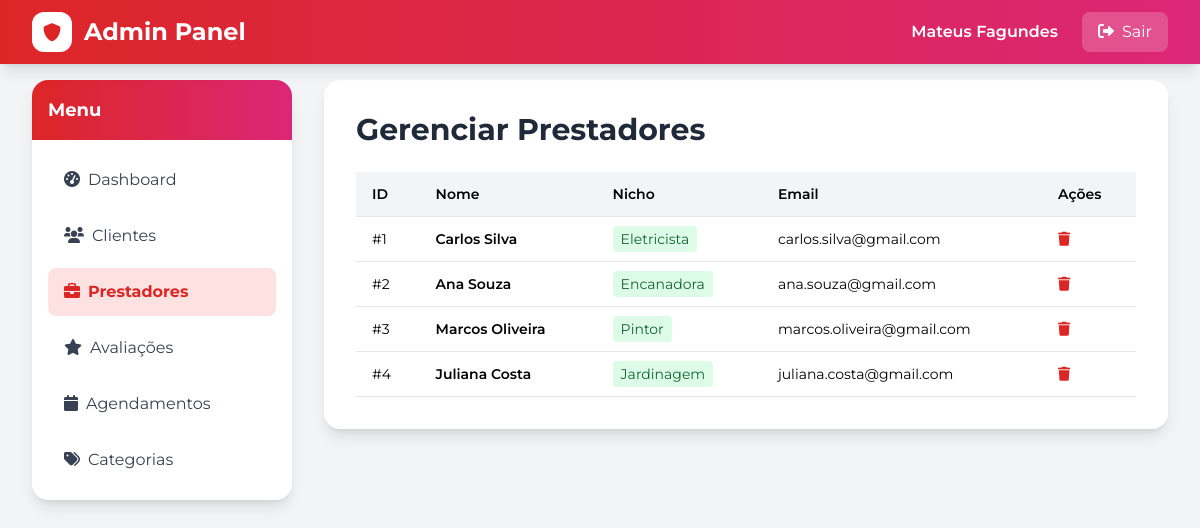
Screenshot of /pags/adm.php?aba=prestadores (signed in) with the database file from the repository.
### tables this page shows
CREATE TABLE IF NOT EXISTS `prestadores` (
    `id` INT AUTO_INCREMENT PRIMARY KEY,
    `nome` VARCHAR(255) NOT NULL,
    `email` VARCHAR(255) NOT NULL UNIQUE,
    `senha` VARCHAR(255) NOT NULL,
    `telefone` VARCHAR(20),
    `endereco` VARCHAR(255),
    `nicho` VARCHAR(255),  
    `categoria_id` INT DEFAULT NULL,
    `horario_inicio` TIME DEFAULT '08:00:00',
    `horario_fim` TIME DEFAULT '18:00:00',
    `descricao` TEXT,
    `foto` VARCHAR(255),
    `criado_em` TIMESTAMP DEFAULT CURRENT_TIMESTAMP
);

### pags/adm.php (the view, shortened to what this page needs)
    <?php
include 'connection.php';
$aba = $_GET['aba'] ?? 'dashboard';
$clientes_total = $conn->query("SELECT COUNT(*) as total FROM clientes")->fetch_assoc()['total'];
$prestadores_total = $conn->query("SELECT COUNT(*) as total FROM prestadores")->fetch_assoc()['total'];
$avaliacoes_total = $conn->query("SELECT COUNT(*) as total FROM avaliacoes")->fetch_assoc()['total'];
$agendamentos_total = $conn->query("SELECT COUNT(*) as total FROM agendamentos")->fetch_assoc()['total'];
?>
<!DOCTYPE html>
<html lang="pt-br">
<head>
    <script src="https://cdn.tailwindcss.com"></script>
    <link href="https://cdnjs.cloudflare.com/ajax/libs/font-awesome/6.0.0/css/all.min.css" rel="stylesheet">
</head>
<body class="bg-gray-100 min-h-screen">
    <nav class="bg-gradient-to-r from-red-600 to-pink-600 shadow-lg fixed w-full z-50">
        <div class="max-w-7xl mx-auto px-4 sm:px-6 lg:px-8">
            <div class="flex justify-between h-16 items-center">
                <div class="flex items-center space-x-3">
                    <div class="w-10 h-10 bg-white rounded-xl flex items-center justify-center">
                        <i class="fas fa-shield-alt text-red-600 text-lg"></i>
                    </div>
                    <span class="text-2xl font-bold text-white">Admin Panel</span>
                </div>
                <div class="flex items-center space-x-6">
                    <span class="text-white font-semibold"><?php echo htmlspecialchars($_SESSION['admin_name']); ?></span>
                    <a href="adm.php?logout=1" class="bg-white/20 text-white px-4 py-2 rounded-lg hover:bg-white/30 transition-colors">
                        <i class="fas fa-sign-out-alt mr-2"></i>Sair
                    </a>
                </div>
            </div>
        </div>
    </nav>
    <div class="pt-20 pb-12">
        <div class="max-w-7xl mx-auto px-4 sm:px-6 lg:px-8">
            <div class="grid grid-cols-1 md:grid-cols-4 gap-8">
                <div>
                    <div class="bg-white rounded-2xl shadow-lg overflow-hidden sticky top-24">
                        <div class="bg-gradient-to-r from-red-600 to-pink-600 p-4">
                            <h3 class="text-white font-bold text-lg">Menu</h3>
                        </div>
                        <nav class="p-4 space-y-2">
                            <a href="adm.php?aba=dashboard" class="block px-4 py-3 rounded-lg <?php echo $aba === 'dashboard' ? 'bg-red-100 text-red-600 font-bold' : 'text-gray-700 hover:bg-gray-100'; ?> transition-colors">
                                <i class="fas fa-tachometer-alt mr-2"></i>Dashboard
                            </a>
                            <a href="adm.php?aba=clientes" class="block px-4 py-3 rounded-lg <?php echo $aba === 'clientes' ? 'bg-red-100 text-red-600 font-bold' : 'text-gray-700 hover:bg-gray-100'; ?> transition-colors">
                                <i class="fas fa-users mr-2"></i>Clientes
                            </a>
                            <a href="adm.php?aba=prestadores" class="block px-4 py-3 rounded-lg <?php echo $aba === 'prestadores' ? 'bg-red-100 text-red-600 font-bold' : 'text-gray-700 hover:bg-gray-100'; ?> transition-colors">
                                <i class="fas fa-briefcase mr-2"></i>Prestadores
                            </a>
                            <a href="adm.php?aba=avaliacoes" class="block px-4 py-3 rounded-lg <?php echo $aba === 'avaliacoes' ? 'bg-red-100 text-red-600 font-bold' : 'text-gray-700 hover:bg-gray-100'; ?> transition-colors">
                                <i class="fas fa-star mr-2"></i>Avaliações
                            </a>
                            <a href="adm.php?aba=agendamentos" class="block px-4 py-3 rounded-lg <?php echo $aba === 'agendamentos' ? 'bg-red-100 text-red-600 font-bold' : 'text-gray-700 hover:bg-gray-100'; ?> transition-colors">
                                <i class="fas fa-calendar mr-2"></i>Agendamentos
                            </a>
                            <a href="adm.php?aba=categorias" class="block px-4 py-3 rounded-lg <?php echo $aba === 'categorias' ? 'bg-red-100 text-red-600 font-bold' : 'text-gray-700 hover:bg-gray-100'; ?> transition-colors">
                                <i class="fas fa-tags mr-2"></i>Categorias
                            </a>
                        </nav>
                    </div>
                </div>
                <div class="md:col-span-3">
                    <?php if ($aba === 'dashboard'): ?>
                    <div class="space-y-6">
                        <h1 class="text-4xl font-bold text-gray-800">Dashboard</h1>
                        <div class="grid grid-cols-1 sm:grid-cols-2 lg:grid-cols-4 gap-6">
                            <div class="bg-white rounded-2xl shadow-lg p-6 border-l-4 border-blue-600">
                                <div class="flex items-center justify-between">
                                    <div>
                                        <p class="text-gray-600 font-semibold">Total de Clientes</p>
                                        <p class="text-4xl font-bold text-gray-800 mt-2"><?php echo $clientes_total; ?></p>
                                    </div>
                                    <div class="w-16 h-16 bg-blue-100 rounded-full flex items-center justify-center">
                                        <i class="fas fa-users text-blue-600 text-2xl"></i>
                                    </div>
                                </div>
                            </div>
                            <div class="bg-white rounded-2xl shadow-lg p-6 border-l-4 border-green-600">
                                <div class="flex items-center justify-between">
                                    <div>
                                        <p class="text-gray-600 font-semibold">Total de Prestadores</p>
                                        <p class="text-4xl font-bold text-gray-800 mt-2"><?php echo $prestadores_total; ?></p>
                                    </div>
                                    <div class="w-16 h-16 bg-green-100 rounded-full flex items-center justify-center">
                                        <i class="fas fa-briefcase text-green-600 text-2xl"></i>
                                    </div>
                                </div>
                            </div>
                            <div class="bg-white rounded-2xl shadow-lg p-6 border-l-4 border-yellow-600">
                                <div class="flex items-center justify-between">
                                    <div>
                                        <p class="text-gray-600 font-semibold">Total de Avaliações</p>
                                        <p class="text-4xl font-bold text-gray-800 mt-2"><?php echo $avaliacoes_total; ?></p>
                                    </div>
                                    <div class="w-16 h-16 bg-yellow-100 rounded-full flex items-center justify-center">
                                        <i class="fas fa-star text-yellow-600 text-2xl"></i>
                                    </div>
                                </div>
                            </div>
                            <div class="bg-white rounded-2xl shadow-lg p-6 border-l-4 border-purple-600">
                                <div class="flex items-center justify-between">
                                    <div>
                                        <p class="text-gray-600 font-semibold">Total de Agendamentos</p>
                                        <p class="text-4xl font-bold text-gray-800 mt-2"><?php echo $agendamentos_total; ?></p>
                                    </div>
                                    <div class="w-16 h-16 bg-purple-100 rounded-full flex items-center justify-center">
                                        <i class="fas fa-calendar text-purple-600 text-2xl"></i>
                                    </div>
                                </div>
                            </div>
                        </div>
                    </div>
                    <?php elseif ($aba === 'prestadores'): ?>
                    <div class="bg-white rounded-2xl shadow-lg p-8">
                        <h2 class="text-3xl font-bold text-gray-800 mb-6">Gerenciar Prestadores</h2>
                        <div class="overflow-x-auto">
                            <table class="w-full text-sm">
                                <thead>
                                    <tr class="bg-gray-100 border-b">
                                        <th class="px-4 py-3 text-left font-semibold">ID</th>
                                        <th class="px-4 py-3 text-left font-semibold">Nome</th>
                                        <th class="px-4 py-3 text-left font-semibold">Nicho</th>
                                        <th class="px-4 py-3 text-left font-semibold">Email</th>
                                        <th class="px-4 py-3 text-left font-semibold">Ações</th>
                                    </tr>
                                </thead>
                                <tbody>
                                    <?php
                                    $result = $conn->query("SELECT * FROM prestadores ORDER BY criado_em DESC LIMIT 50");
                                    if ($result && $result->num_rows > 0):
                                        while ($prestador = $result->fetch_assoc()):
                                    ?>
                                    <tr class="border-b hover:bg-gray-50">
                                        <td class="px-4 py-3">#<?php echo $prestador['id']; ?></td>
                                        <td class="px-4 py-3 font-semibold"><?php echo htmlspecialchars($prestador['nome']); ?></td>
                                        <td class="px-4 py-3"><span class="bg-green-100 text-green-800 px-2 py-1 rounded"><?php echo htmlspecialchars($prestador['nicho']); ?></span></td>
                                        <td class="px-4 py-3"><?php echo htmlspecialchars($prestador['email']); ?></td>
                                        <td class="px-4 py-3">
                                            <button onclick="deletarPrestador(<?php echo $prestador['id']; ?>)" class="text-red-600 hover:text-red-800">
                                                <i class="fas fa-trash"></i>
                                            </button>
                                        </td>
                                    </tr>
                                    <?php endwhile; endif; ?>
                                </tbody>
                            </table>
                        </div>
                    </div>
                    <?php endif; ?>
                </div>
            </div>
        </div>
    </div>
</body>
</html>
</html>

### pags/adm.php (style rules this page uses)
body { font-family: 'Montserrat', sans-serif; }

### rows the page displays
prestadores: id "1", nome "Carlos Silva", nicho "Eletricista", email "carlos.silva@gmail.com"
prestadores: id "2", nome "Ana Souza", nicho "Encanadora", email "ana.souza@gmail.com"
prestadores: id "3", nome "Marcos Oliveira", nicho "Pintor", email "marcos.oliveira@gmail.com"
prestadores: id "4", nome "Juliana Costa", nicho "Jardinagem", email "juliana.costa@gmail.com"

### other values shown
$_SESSION['admin_name'] "Mateus Fagundes"
